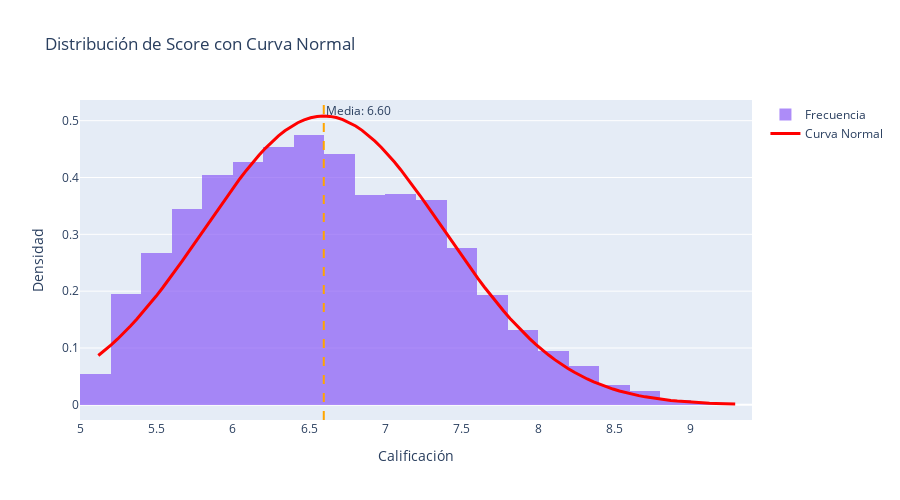

The code cell stored with this chart in its notebook:
### Markdown cell above
Configurar layout del gráfico

### Code cell
fig1.update_layout(
    title='Distribución de Score con Curva Normal',
    xaxis_title='Calificación',
    yaxis_title='Densidad',
    height=500
)
fig1.show()
